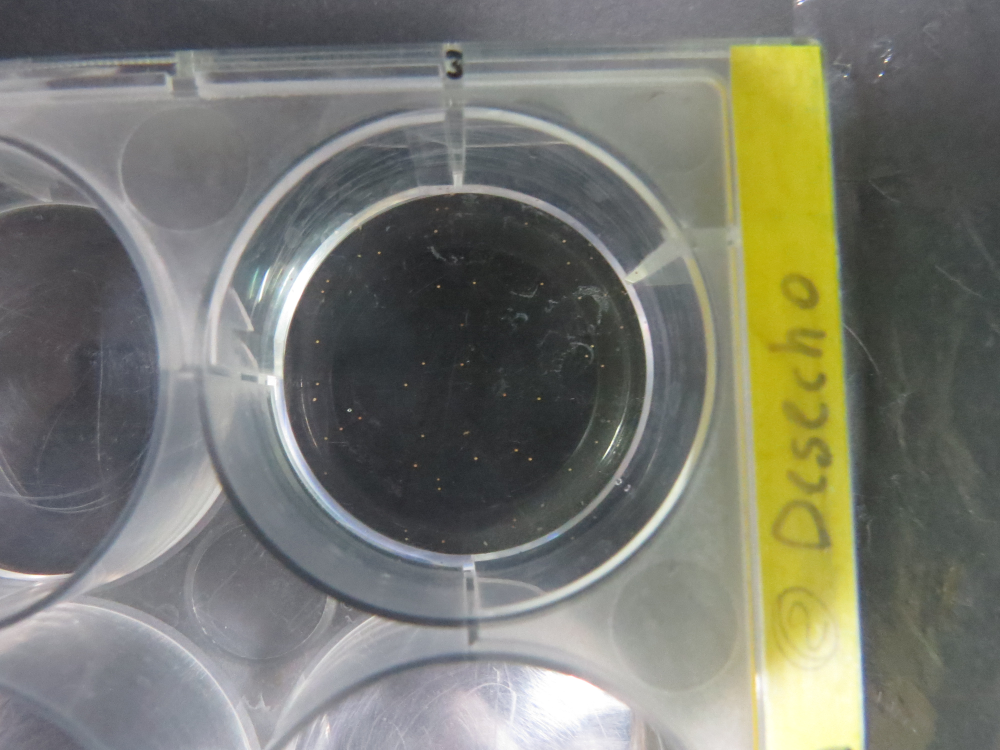
#> input picture images/img5.jpg, 4000 x 3000 px, found by its file name (shown at 1/4 size)
$ python prepro.py
#> lines starting #> are read from the running program, lines starting #| are printed output that depends on the picture; after the words box and inside, x2 and y2 are one past the last pixel; in counts of white or black regions, pixels touching at a corner belong together
import cv2
import numpy as np

img1 = cv2.imread('./images/img5.jpg', 1)
#> img1 is the input picture: shape (3000, 4000, 3); mean B, G, R 110.9, 121, 120.1
img = cv2.resize(img1, (1080, 810), interpolation=cv2.INTER_LINEAR)
cv2.imshow('img', img)
cv2.waitKey(0)

gray = cv2.cvtColor(img, cv2.COLOR_BGR2GRAY)
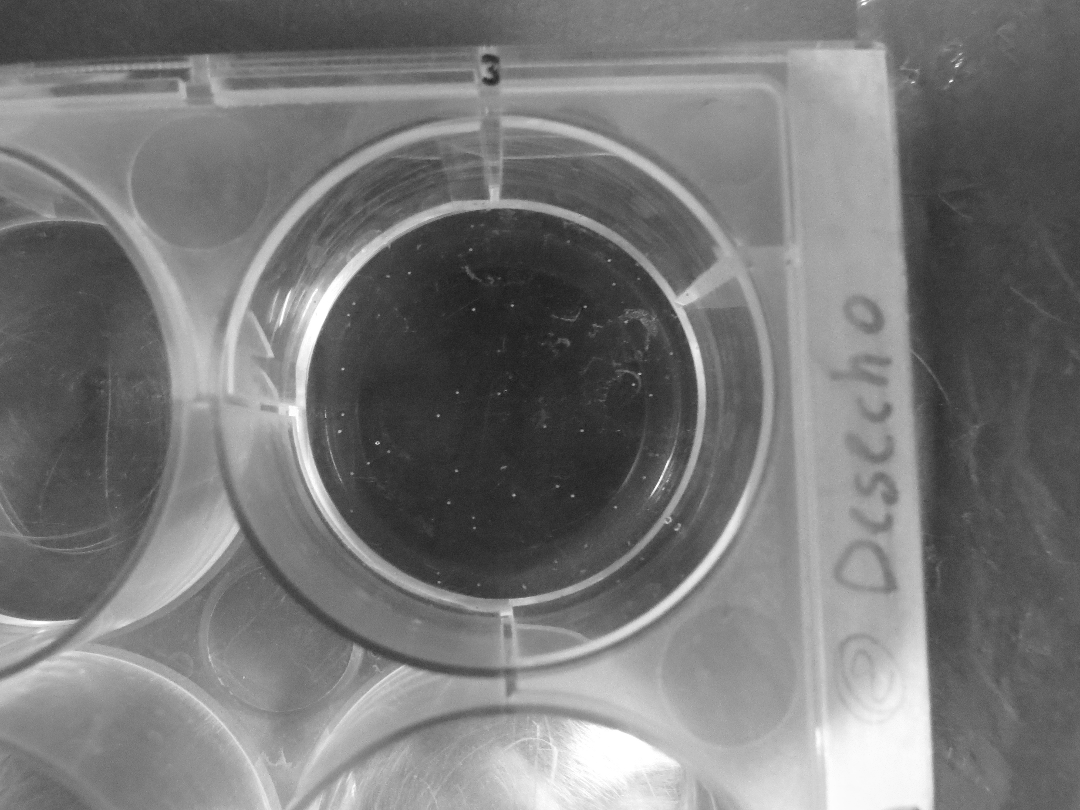
#> gray: shape (810, 1080); min 28, max 255, mean 119.5

blurred = cv2.medianBlur(gray, 25) #cv2.bilateralFilter(gray,10,50,50)
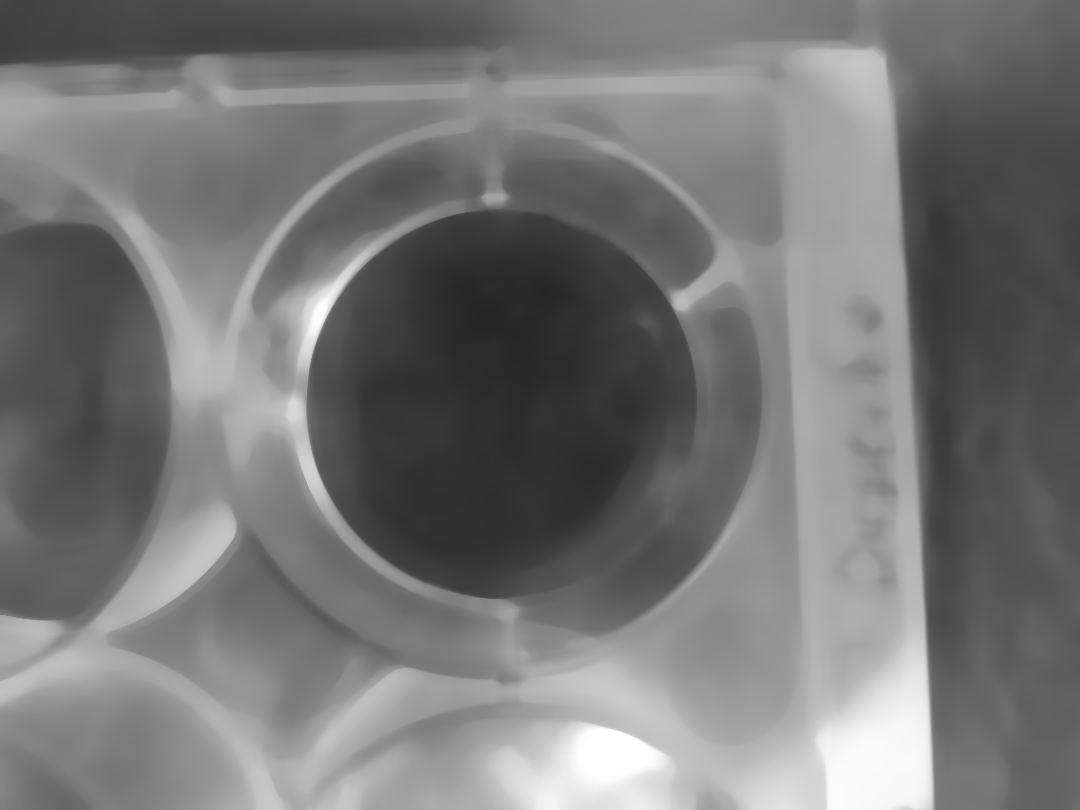
#> blurred: shape (810, 1080); min 38, max 255, mean 118.6

minDist = 200
param1 = 30 #500
param2 = 50 #200 #smaller value-> more false circles
minRadius = 5
maxRadius = 200 #10

# docstring of HoughCircles: HoughCircles(image, method, dp, minDist[, circles[, param1[, param2[, minRadius[, maxRadius]]]]]) -> circles
circles = cv2.HoughCircles(blurred, cv2.HOUGH_GRADIENT, 1, minDist, param1=param1, param2=param2, minRadius=minRadius, maxRadius=maxRadius)
#> circles = [[500.5, 404.5, 195]]

xc = 0
yc = 0
radius = 0

roi = img.copy()

if circles is not None:
    circles = np.uint16(np.around(circles))
#> circles = [[500, 404, 195]]
    for i in circles[0,:]:
        cv2.circle(roi, (i[0], i[1]), i[2], (0, 255, 0), 2)
        xc = i[0]
        yc = i[1]
        radius = round(i[2]*0.98)
#> this loop made 1 pass
#> (i, xc, yc, radius) on pass 1: ([500, 404, 195], 500, 404, 191)
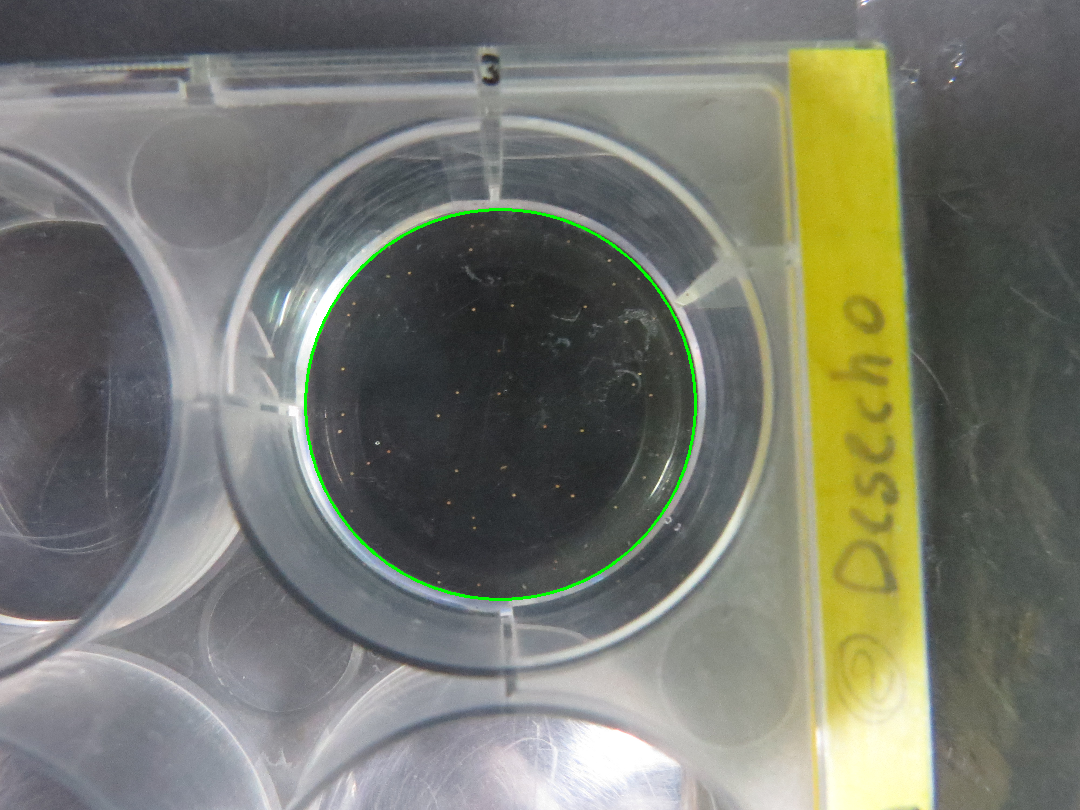
#> roi: shape (810, 1080, 3); mean B, G, R 110.3, 121.5, 119.5

# Show result for testing:
cv2.imshow('img', roi)
cv2.waitKey(0)

# draw filled circle in white on black background as mask
mask = np.zeros_like(img)
mask = cv2.circle(mask, (xc,yc), radius, (255, 255, 255), -1)
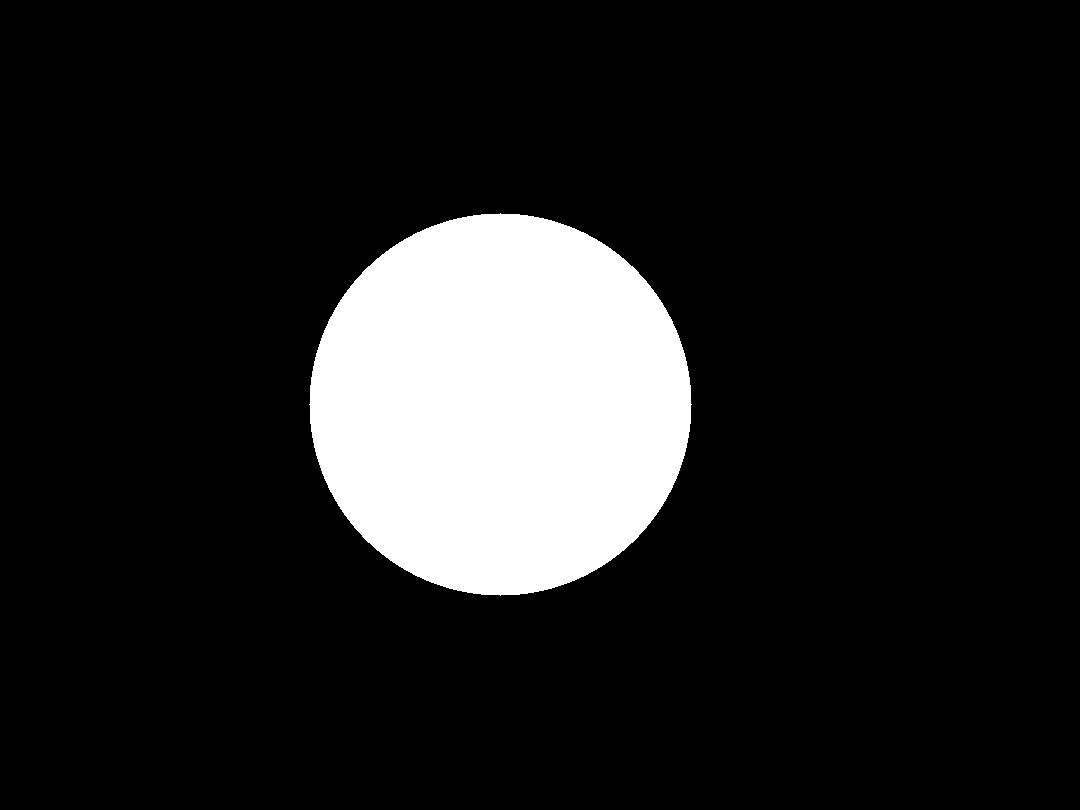
#> mask: shape (810, 1080, 3); 13.1% white; 1 white region, box (x1, y1, x2, y2) and area: (309, 213, 692, 596) 114553
result = cv2.bitwise_and(img, mask)
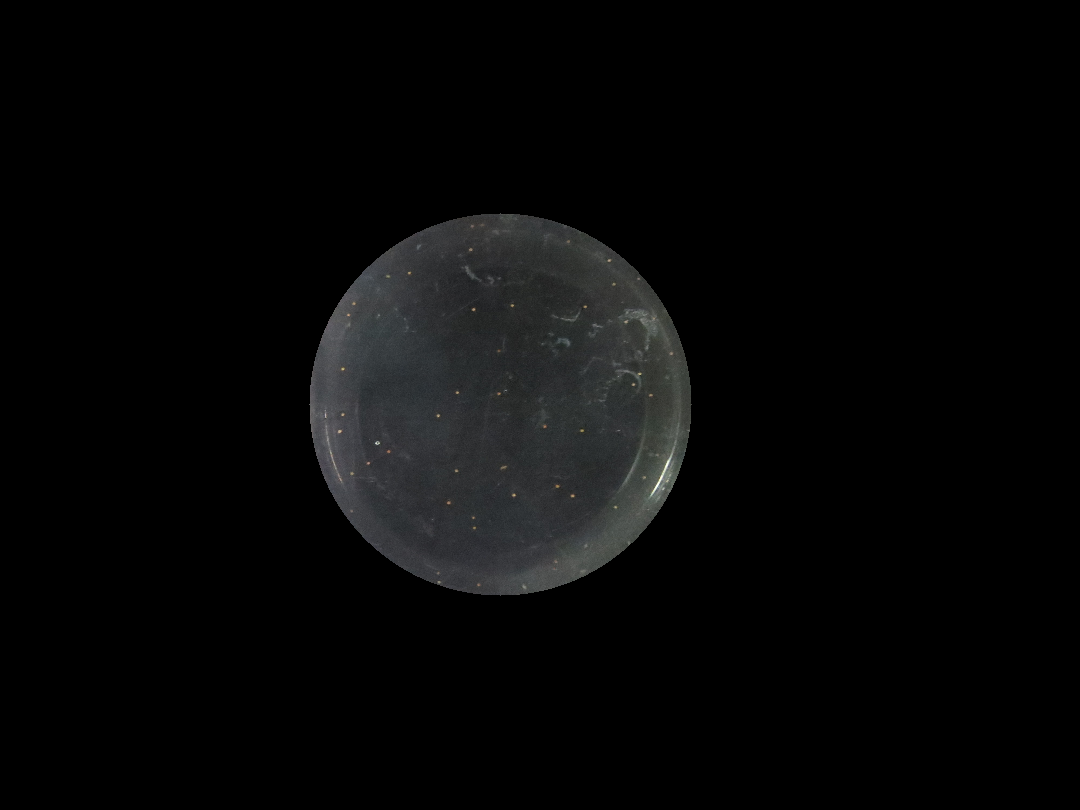
#> result: shape (810, 1080, 3); mean B, G, R 7.6, 7.5, 7.2

crop = result[yc-radius:yc+radius, xc-radius:xc+radius]
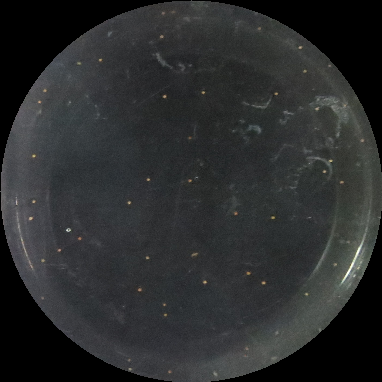
#> crop: shape (382, 382, 3); mean B, G, R 45.5, 44.9, 43.2

cv2.imshow('masked image', crop)
# cv2.imwrite('./img.png', crop)
cv2.waitKey(0)

# [5 lines of commented-out code are left out]

cv2.destroyAllWindows()

$ run again, with images/img10.JPG copied over images/img5.jpg
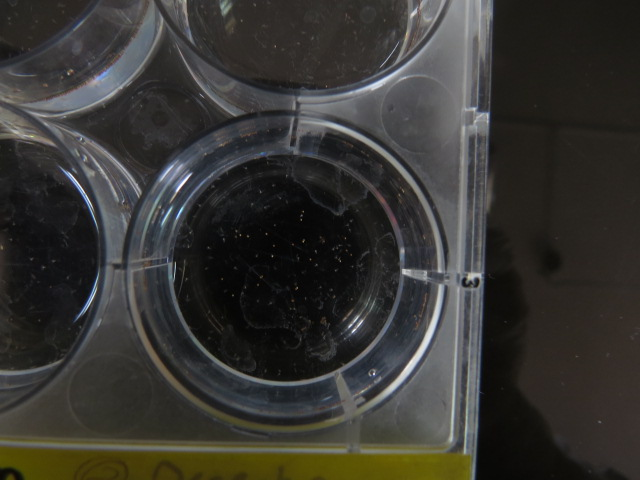
#> input picture images/img10.JPG, 640 x 480 px, found by its file name
#> img1 is the input picture: shape (480, 640, 3); mean B, G, R 50.2, 53.9, 54.9
#> `circles = cv2.HoughCircles(blurred, cv2.HOUGH_GRADIENT, 1, minDist, pa..`: circles = [[482.5, 449.5, 191.7]]
#> `circles = np.uint16(np.around(circles))`: circles = [[482, 450, 192]]
#> the loop `for i in circles[0,:]:` made 1 pass
#> (i, xc, yc, radius) on pass 1: ([482, 450, 192], 482, 450, 188)
#> `mask = cv2.circle(mask, (xc,yc), radius, (255, 255, 255), -1)`:
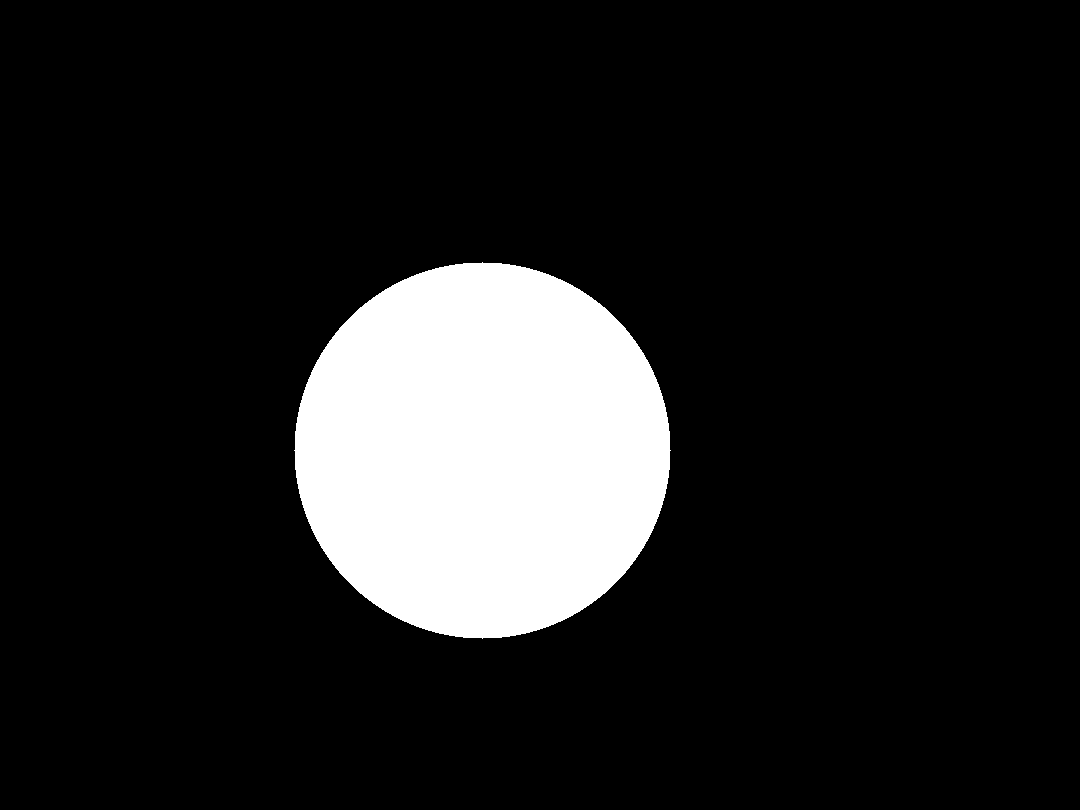
#> mask: shape (810, 1080, 3); 12.7% white; 1 white region, box (x1, y1, x2, y2) and area: (294, 262, 671, 639) 111009
#> `crop = result[yc-radius:yc+radius, xc-radius:xc+radius]`:
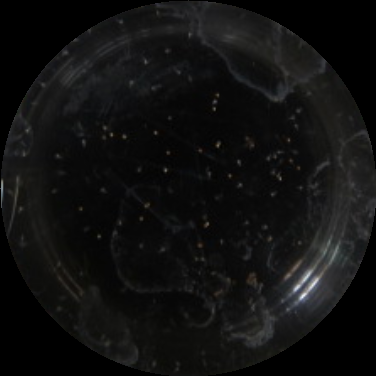
#> crop: shape (376, 376, 3); mean B, G, R 16.3, 16.5, 16.5
